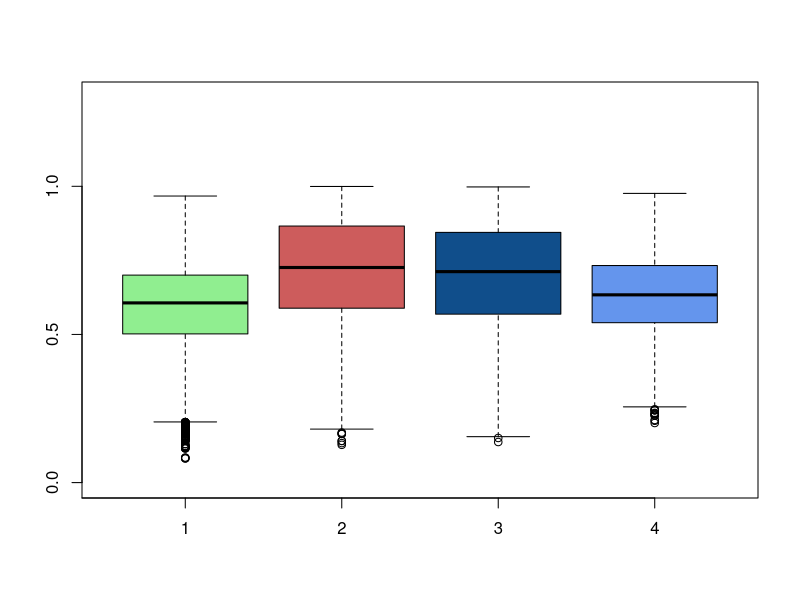

This chart was generated by the following R code:
#####################
#### Supp Fig 5 ####
#####################

braycurtis <- read.delim("../data/SuppFig5_BrayCurtis.txt")
braycurtis$type = factor(braycurtis$type, levels=c("fam-fam","fam-pos","fam-neg0","fam-neg2"))
boxplot(bc_dist~type, data=braycurtis, ylab="", xlab="",
        col = c("lightgreen", "indianred", "dodgerblue4", "cornflowerblue"), xaxt="n",yaxt="n",
        ylim=c(0,1.3))
axis(2, at = seq(0, 1, by = 0.5))
axis(1, at = seq(0, 4, by = 1))

# Change "type" to calculate p-values of different pairs
bcSubset = braycurtis[braycurtis$type == "fam-fam" | braycurtis$type == "fam-pos",]
wilcox.test(bcSubset$bc_dist ~ bcSubset$type, alternative = "less")
